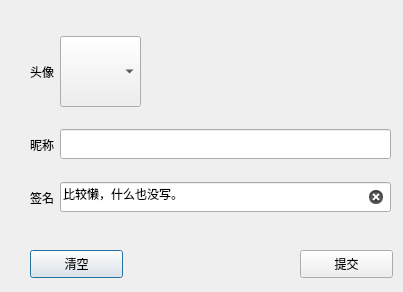
<?xml version="1.0" encoding="UTF-8"?>
<ui version="4.0">
 <class>SetUserDialog</class>
 <widget class="QDialog" name="SetUserDialog">
  <property name="geometry">
   <rect>
    <x>0</x>
    <y>0</y>
    <width>403</width>
    <height>292</height>
   </rect>
  </property>
  <property name="minimumSize">
   <size>
    <width>403</width>
    <height>292</height>
   </size>
  </property>
  <property name="maximumSize">
   <size>
    <width>403</width>
    <height>292</height>
   </size>
  </property>
  <property name="windowTitle">
   <string>Dialog</string>
  </property>
  <widget class="QPushButton" name="pb_clear">
   <property name="geometry">
    <rect>
     <x>30</x>
     <y>250</y>
     <width>93</width>
     <height>28</height>
    </rect>
   </property>
   <property name="text">
    <string>清空</string>
   </property>
  </widget>
  <widget class="QPushButton" name="pb_commit">
   <property name="geometry">
    <rect>
     <x>300</x>
     <y>250</y>
     <width>93</width>
     <height>28</height>
    </rect>
   </property>
   <property name="text">
    <string>提交</string>
   </property>
  </widget>
  <widget class="QWidget" name="layoutWidget">
   <property name="geometry">
    <rect>
     <x>30</x>
     <y>20</y>
     <width>361</width>
     <height>211</height>
    </rect>
   </property>
   <layout class="QGridLayout" name="gridLayout">
    <item row="0" column="0">
     <widget class="QLabel" name="lb_icon">
      <property name="minimumSize">
       <size>
        <width>0</width>
        <height>31</height>
       </size>
      </property>
      <property name="maximumSize">
       <size>
        <width>16777215</width>
        <height>31</height>
       </size>
      </property>
      <property name="text">
       <string>头像</string>
      </property>
     </widget>
    </item>
    <item row="0" column="1">
     <widget class="QComboBox" name="cbx_icon">
      <property name="minimumSize">
       <size>
        <width>81</width>
        <height>71</height>
       </size>
      </property>
      <property name="maximumSize">
       <size>
        <width>81</width>
        <height>71</height>
       </size>
      </property>
      <property name="iconSize">
       <size>
        <width>60</width>
        <height>60</height>
       </size>
      </property>
     </widget>
    </item>
    <item row="1" column="0">
     <widget class="QLabel" name="lb_name">
      <property name="minimumSize">
       <size>
        <width>0</width>
        <height>31</height>
       </size>
      </property>
      <property name="maximumSize">
       <size>
        <width>16777215</width>
        <height>31</height>
       </size>
      </property>
      <property name="text">
       <string>昵称</string>
      </property>
     </widget>
    </item>
    <item row="1" column="1">
     <widget class="QLineEdit" name="le_name">
      <property name="minimumSize">
       <size>
        <width>0</width>
        <height>30</height>
       </size>
      </property>
      <property name="maximumSize">
       <size>
        <width>16777215</width>
        <height>30</height>
       </size>
      </property>
      <property name="clearButtonEnabled">
       <bool>true</bool>
      </property>
     </widget>
    </item>
    <item row="2" column="0">
     <widget class="QLabel" name="lb_feeling">
      <property name="minimumSize">
       <size>
        <width>0</width>
        <height>31</height>
       </size>
      </property>
      <property name="maximumSize">
       <size>
        <width>16777215</width>
        <height>31</height>
       </size>
      </property>
      <property name="text">
       <string>签名</string>
      </property>
     </widget>
    </item>
    <item row="2" column="1">
     <widget class="QLineEdit" name="le_feeling">
      <property name="minimumSize">
       <size>
        <width>0</width>
        <height>30</height>
       </size>
      </property>
      <property name="maximumSize">
       <size>
        <width>16777215</width>
        <height>30</height>
       </size>
      </property>
      <property name="text">
       <string>比较懒，什么也没写。</string>
      </property>
      <property name="clearButtonEnabled">
       <bool>true</bool>
      </property>
     </widget>
    </item>
   </layout>
  </widget>
 </widget>
 <resources/>
 <connections/>
</ui>
